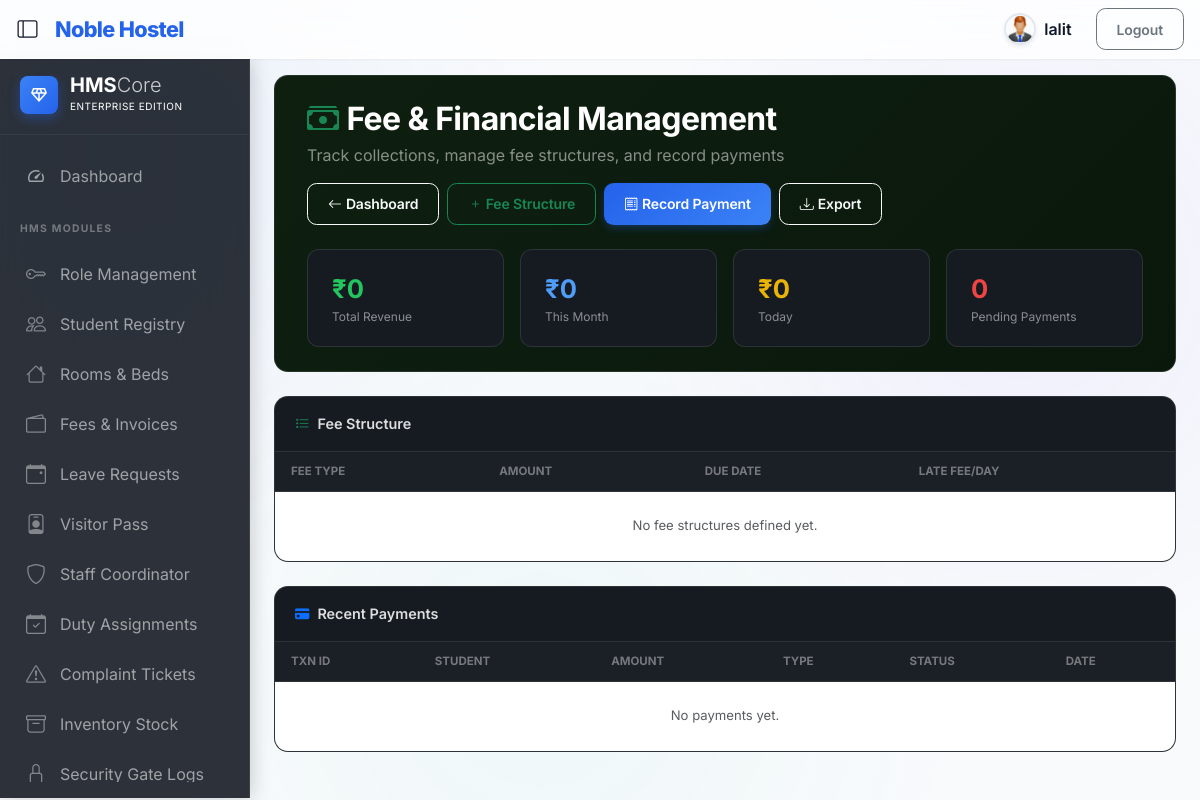
Screenshot of /fees/ (signed in) with the database file from the repository.
### authentication/models.py (models this page shows, shortened)
class Module(models.Model):
    name = models.CharField(max_length=100, unique=True)
    code = models.SlugField(max_length=100, unique=True)  # e.g. 'student', 'room', 'paybill'
    menu_label = models.CharField(max_length=100, blank=True, help_text="Label shown in sidebar menu")
    icon = models.CharField(max_length=60, blank=True, help_text="Bootstrap icon class e.g. bi-people")
    url_name = models.CharField(max_length=100, blank=True, help_text="Django URL name for the module index page")
    order = models.PositiveSmallIntegerField(default=0, help_text="Sidebar display order (lower = higher)")
    parent_code = models.SlugField(max_length=100, blank=True, help_text="Parent module code for sub-menus")
    class Meta:
        ordering = ['order', 'name']

### hms/views.py (the view)
# urls.py: path("fees/", views.fee_manager, name='fee_manager'),
@login_required(login_url='/authentication/login')
def fee_manager(request):
    if not _is_admin(request.user):
        return redirect('dashboard')
    fee_structures = FeeStructure.objects.all()
    recent_payments = Payment.objects.order_by('-created_at')[:15]
    today = timezone.now().date()
    context = {
        'fee_structures': fee_structures,
        'recent_payments': recent_payments,
        'today_revenue': Payment.objects.filter(
            transaction_status='SUCCESSFUL', created_at__date=today
        ).aggregate(t=Sum('amount'))['t'] or 0,
        'monthly_revenue': Payment.objects.filter(
            transaction_status='SUCCESSFUL',
            created_at__date__gte=today.replace(day=1)
        ).aggregate(t=Sum('amount'))['t'] or 0,
        'total_revenue': Payment.objects.filter(
            transaction_status='SUCCESSFUL'
        ).aggregate(t=Sum('amount'))['t'] or 0,
        'pending_count': Payment.objects.filter(transaction_status='PENDING').count(),
        'page_title': 'Fee & Financial Management',
        'fee_types': FeeStructure.FEE_TYPES,
    }
    return render(request, 'hms/fee_manager.html', context)

### hms/views.py (called while the page is built)
def _is_admin(user):
    if user.is_superuser:
        return True
    try:
        role = user.profile.role
        return role.is_superadmin or role.name in ('Admin', 'Staff')
    except Exception:
        return False

### template/hms/fee_manager.html (shortened to what this page needs)
{% extends 'base.html' %}
{% block content %}
<div class="mod-header">
  <div class="d-flex align-items-center justify-content-between flex-wrap gap-3">
    <div>
      <h2 class="text-white fw-bold mb-1"><i class="bi bi-cash-stack me-2 text-success"></i>Fee & Financial Management</h2>
      <p class="text-white opacity-50 mb-0">Track collections, manage fee structures, and record payments</p>
    </div>
    <div class="d-flex gap-2 flex-wrap">
      <a href="{% url 'superadmin_dashboard' %}" class="btn btn-outline-light btn-sm"><i class="bi bi-arrow-left me-1"></i>Dashboard</a>
      <button class="btn btn-sm btn-outline-success" data-bs-toggle="modal" data-bs-target="#addFeeStructModal"><i class="bi bi-plus"></i> Fee Structure</button>
      <button class="btn btn-sm btn-primary" data-bs-toggle="modal" data-bs-target="#recordPaymentModal"><i class="bi bi-receipt me-1"></i>Record Payment</button>
      <a href="{% url 'export_report' 'payments' %}" class="btn btn-sm btn-outline-light"><i class="bi bi-download me-1"></i>Export</a>
    </div>
  </div>
  <div class="row g-3 mt-2">
    <div class="col-6 col-md-3"><div class="fin-stat">
      <div style="font-size:1.6rem;font-weight:700;color:#22c55e;">₹{{ total_revenue|floatformat:0 }}</div>
      <div style="font-size:0.75rem;color:rgba(255,255,255,0.5);">Total Revenue</div>
    </div></div>
    <div class="col-6 col-md-3"><div class="fin-stat">
      <div style="font-size:1.6rem;font-weight:700;color:#4f9cf9;">₹{{ monthly_revenue|floatformat:0 }}</div>
      <div style="font-size:0.75rem;color:rgba(255,255,255,0.5);">This Month</div>
    </div></div>
    <div class="col-6 col-md-3"><div class="fin-stat">
      <div style="font-size:1.6rem;font-weight:700;color:#eab308;">₹{{ today_revenue|floatformat:0 }}</div>
      <div style="font-size:0.75rem;color:rgba(255,255,255,0.5);">Today</div>
    </div></div>
    <div class="col-6 col-md-3"><div class="fin-stat">
      <div style="font-size:1.6rem;font-weight:700;color:#ef4444;">{{ pending_count }}</div>
      <div style="font-size:0.75rem;color:rgba(255,255,255,0.5);">Pending Payments</div>
    </div></div>
  </div>
</div>
<div class="panel-card">
  <div class="panel-title"><i class="bi bi-list-task text-success"></i> Fee Structure</div>
  <div class="table-responsive">
    <table class="table sa-table mb-0">
      <thead><tr><th>Fee Type</th><th>Amount</th><th>Due Date</th><th>Late Fee/Day</th></tr></thead>
      <tbody>
        {% for fs in fee_structures %}
        <tr>
          <td class="fw-semibold text-white">{{ fs.get_fee_type_display }}</td>
          <td style="color:#22c55e;font-weight:bold;">₹{{ fs.amount|floatformat:0 }}</td>
          <td>{{ fs.due_date|date:"d M Y"|default:"—" }}</td>
          <td>{{ fs.late_fee_per_day }}</td>
        </tr>
        {% empty %}
        <tr><td colspan="4" class="text-center py-4 text-muted">No fee structures defined yet.</td></tr>
        {% endfor %}
      </tbody>
    </table>
  </div>
</div>
<div class="panel-card">
  <div class="panel-title"><i class="bi bi-credit-card-fill text-primary"></i> Recent Payments</div>
  <div class="table-responsive">
    <table class="table sa-table mb-0">
      <thead><tr><th>Txn ID</th><th>Student</th><th>Amount</th><th>Type</th><th>Status</th><th>Date</th></tr></thead>
      <tbody>
        {% for p in recent_payments %}
        <tr>
          <td><code style="color:#06b6d4;font-size:0.72rem;">{{ p.transaction_id }}</code></td>
          <td>{{ p.user_name }}</td>
          <td class="fw-bold" style="color:#22c55e;">₹{{ p.amount|floatformat:0 }}</td>
          <td>{{ p.payment_type }}</td>
          <td><span class="badge-s {% if p.transaction_status == 'SUCCESSFUL' %}s-green{% elif p.transaction_status == 'PENDING' %}s-yellow{% else %}s-red{% endif %}">{{ p.transaction_status }}</span></td>
          <td class="text-muted">{{ p.created_at|date:"d M Y" }}</td>
        </tr>
        {% empty %}
        <tr><td colspan="6" class="text-center py-4 text-muted">No payments yet.</td></tr>
        {% endfor %}
      </tbody>
    </table>
  </div>
</div>
{% endblock %}

### template/title_nav.html (shortened to what this page needs)
{% load static %}
{% block content %}
<div class="d-flex align-items-center">
  <button id="sidebarToggleBtn" class="btn btn-sm sidebar-toggle-btn me-2 ms-2" type="button" title="Toggle Sidebar" aria-label="Toggle Sidebar">
    <i class="bi bi-layout-sidebar fs-5"></i>
  </button>
  <a class="navbar-brand" href="#">Noble Hostel</a>
</div>
  <div class="navbar-nav ">
    {% if request.user.is_authenticated %}
    <form action="{% url 'logout'%}" method="post" class="nav-item text-nowrap d-flex justify-content-center align-items-center">
      {% if request.user.student and request.user.student.photo %}
        <img src="{{ request.user.student.photo.url }}" class="shadow-sm" style="width: 32px; height: 32px; object-fit: cover; border-radius: 50%; border: 2px solid #e2e8f0;" alt="User">
      {% else %}
        <img src="{% static 'image/User.jpg' %}" class="shadow-sm" style="width: 32px; height: 32px; object-fit: cover; border-radius: 50%; border: 2px solid #e2e8f0;" alt="User">
      {% endif %}
      <a class="nav-link m-2 fw-semibold" href="#">
        {% if request.user.student %}
          {{ request.user.student.name }}
        {% else %}
          {{ request.user.username }}
        {% endif %}
      </a>
      <input class="btn btn-sm btn-outline-secondary m-2 mx-3" type="submit" value="Logout">
    </form>
  {% endif %}
  </div>
{% endblock  %}

### template/side_navbar.html (shortened to what this page needs)
{% load static %}
{% load rbac_tags %}
{% block content %}
<div class="d-none d-md-block p-0 sidebar-wrapper z-2">
    <nav id="sidebarMenu" class="sidebar-pro">
        <div class="sidebar-brand d-flex align-items-center">
            <div class="brand-icon rounded-3 bg-gradient-primary d-flex align-items-center justify-content-center" style="width:38px; height:38px;">
                <span class="material-symbols-outlined text-white fs-5">diamond</span>
            </div>
            <div class="d-flex flex-column">
                <span class="fs-5 fw-bold text-white lh-1 tracking-tighter">HMS<span class="fw-light opacity-75">Core</span></span>
                <span class="text-white opacity-40 mt-1" style="font-size: 0.625rem; letter-spacing: 0.05em; text-transform: uppercase;">Enterprise Edition</span>
            </div>
        </div>
        <ul class="nav flex-column mb-auto">
            {% if is_superadmin or user.profile.role.name == 'Admin' or user.profile.role.name == 'Staff' %}
            <li class="nav-item">
                <a class="nav-link {% if request.resolver_match.url_name == 'superadmin_dashboard' %}active{% endif %}" aria-current="page" href="{% url 'superadmin_dashboard' %}">
                    <span class="material-symbols-outlined">speed</span>
                    <span class="sidebar-label">Dashboard</span>
                </a>
            </li>
            {% endif %}
            {% if user.profile.role.name == 'Student' %}
            <li class="nav-section">
                <span class="section-title">My Profile</span>
            </li>
            <li class="nav-item">
                <a class="nav-link" href="{% url 'student_app:student_profile' %}">
                    <span class="material-symbols-outlined">person</span>
                    <span class="sidebar-label">My Profile</span>
                </a>
            </li>
            <li class="nav-item">
                <a class="nav-link" href="{% url 'student_app:change_password' %}">
                    <span class="material-symbols-outlined">lock</span>
                    <span class="sidebar-label">Change Password</span>
                </a>
            </li>
            <li class="nav-section">
                <span class="section-title">Logistics & Fees</span>
            </li>
            <li class="nav-item">
                <a class="nav-link" href="#">
                    <span class="material-symbols-outlined">bed</span>
                    <span class="sidebar-label">My Room</span>
                </a>
            </li>
            <li class="nav-item">
                <a class="nav-link" href="{% url 'student_app:student_leave_details' %}">
                    <span class="material-symbols-outlined">event_note</span>
                    <span class="sidebar-label">My Leave Requests</span>
                </a>
            </li>
            <li class="nav-item">
                <a class="nav-link" href="{% url 'student_app:food_schedule' %}">
                    <span class="material-symbols-outlined">restaurant</span>
                    <span class="sidebar-label">Food Schedule</span>
                </a>
            </li>
            <li class="nav-item">
                <a class="nav-link" href="{% url 'student_app:student_fee_details' %}">
                    <span class="material-symbols-outlined">receipt_long</span>
                    <span class="sidebar-label">Fee Details</span>
                </a>
            </li>
            {% else %}
            {% if visible_modules %}
            <li class="nav-section">
                <span class="section-title">HMS Modules</span>
            </li>
            {% for module in visible_modules %}
            <li class="nav-item">
                <a class="nav-link {% if request.resolver_match.url_name == module.url_name or request.resolver_match.view_name == module.url_name %}active{% endif %}" href="{% url module.url_name %}" title="{{ module.menu_label }}">
                    {% if "bi-" in module.icon %}
                    <i class="bi {{ module.icon }} opacity-75 fs-5"></i>
                    {% else %}
                    <span class="material-symbols-outlined">{{ module.icon }}</span>
                    {% endif %}
                    <span class="sidebar-label">{{ module.menu_label }}</span>
                </a>
            </li>
            {% endfor %}
            {% endif %}
            {% endif %}
        </ul>
    </nav>
</div>
{% endblock %}

### template/hms/fee_manager.html (style rules this page uses)
:root { --card-bg:#161b22;--glass-border:rgba(255,255,255,0.1); }
.mod-header { background:linear-gradient(135deg,#0e1f10,#0a180c);border:1px solid var(--glass-border);border-radius:14px;padding:1.5rem 2rem;margin-bottom:1.5rem; }
.fin-stat { background:var(--card-bg);border:1px solid var(--glass-border);border-radius:12px;padding:1.25rem 1.5rem; }
.panel-card { background:var(--card-bg);border:1px solid var(--glass-border);border-radius:14px;overflow:hidden;margin-bottom:1.5rem; }
.panel-title { font-size:0.9rem;font-weight:600;color:rgba(255,255,255,0.85);padding:1rem 1.25rem;border-bottom:1px solid var(--glass-border);display:flex;align-items:center;gap:8px; }
.sa-table { color:rgba(255,255,255,0.8);font-size:0.82rem; }
.sa-table thead th { color:rgba(255,255,255,0.4);font-size:0.72rem;text-transform:uppercase;border-bottom:1px solid var(--glass-border);background:rgba(255,255,255,0.02);padding:0.7rem 1rem; }
.sa-table tbody td { border-bottom:1px solid rgba(255,255,255,0.04);padding:0.65rem 1rem;vertical-align:middle; }

### rows the page displays
Module: menu_label "Role Management"
Module: menu_label "Student Registry"
Module: menu_label "Rooms & Beds"
Module: menu_label "Fees & Invoices"
Module: menu_label "Leave Requests"
Module: menu_label "Visitor Pass"
Module: menu_label "Staff Coordinator"
Module: menu_label "Duty Assignments"
Module: menu_label "Complaint Tickets"
Module: menu_label "Inventory Stock"
Module: menu_label "Security Gate Logs"

### other values shown
{{ request.user.username }} "lalit"
{{ total_revenue|floatformat:0 }} "0"
{{ monthly_revenue|floatformat:0 }} "0"
{{ today_revenue|floatformat:0 }} "0"
{{ pending_count }} "0"
